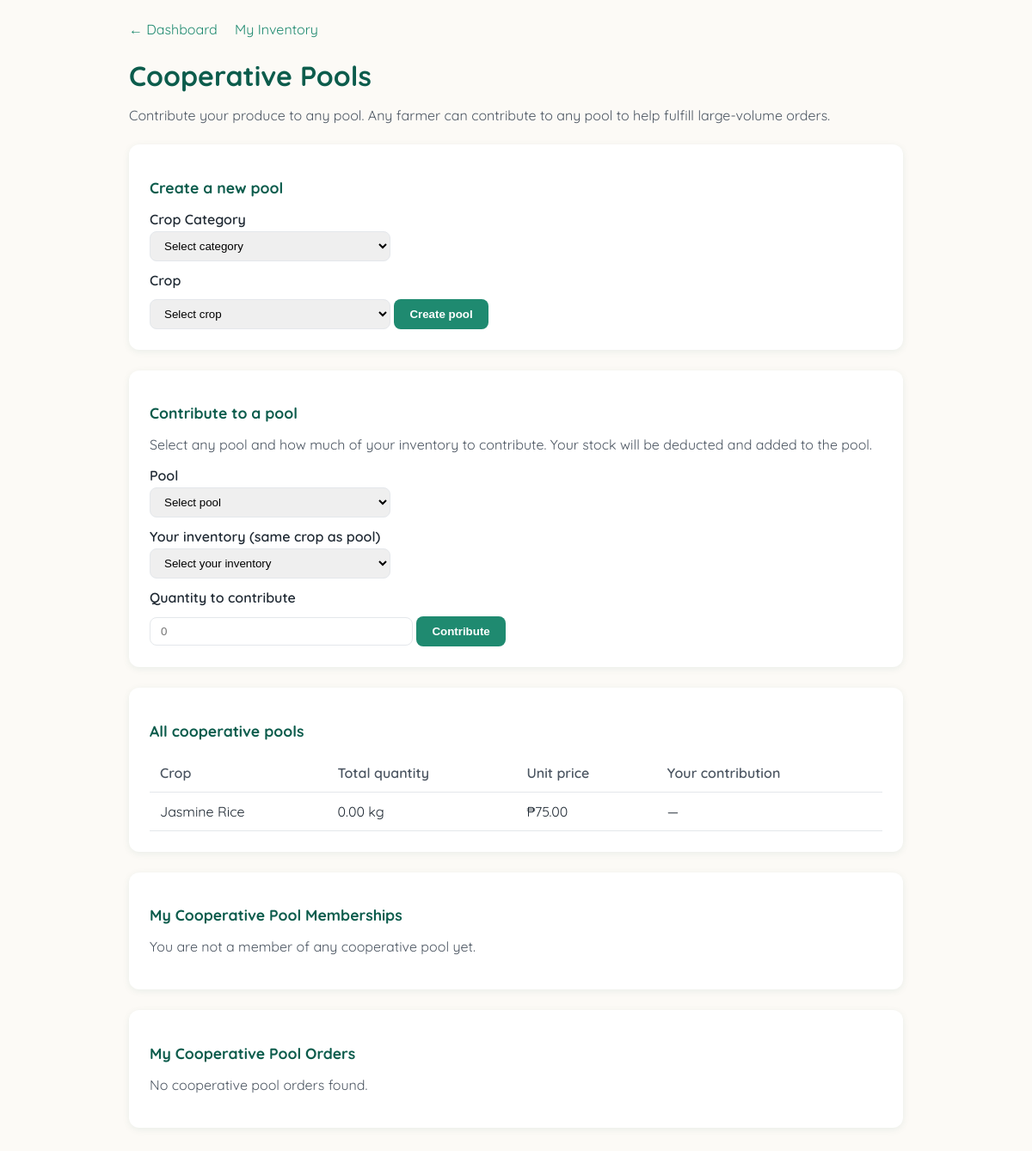
Screenshot of /farmer/cooperative.php (signed in) with the database file from the repository.
### tables this page shows
CREATE TABLE `cooperative_pools` (
  `pool_id` int(11) NOT NULL,
  `crop_id` int(11) NOT NULL,
  `total_quantity` decimal(10,2) DEFAULT NULL,
  `unit` enum('kg','g','pieces','sack','bundle') NOT NULL DEFAULT 'kg',
  `unit_price` decimal(10,2) DEFAULT NULL,
  `created_at` timestamp NULL DEFAULT current_timestamp(),
  `status` enum('Open','Closed','Archived') NOT NULL DEFAULT 'Open'
);

CREATE TABLE `crops` (
  `crop_id` int(11) NOT NULL,
  `category_id` int(11) NOT NULL DEFAULT 8,
  `crop_name` varchar(45) NOT NULL,
  `unit` enum('kg','g','pieces','sack','bundle') NOT NULL DEFAULT 'kg'
);

### farmer/cooperative.php (the view, shortened to what this page needs)
<?php
require_once __DIR__ . '/../includes/config.php';
$farmer_id = (int) $_SESSION['user_id'];
$has_unit_price = false;
$cols = $conn->query("SHOW COLUMNS FROM cooperative_pools LIKE 'unit_price'");
if ($cols && $cols->num_rows > 0) $has_unit_price = true;
$has_pool_status = false;
$cols = $conn->query("SHOW COLUMNS FROM cooperative_pools LIKE 'status'");
if ($cols && $cols->num_rows > 0) $has_pool_status = true;
$select_extras = ($has_unit_price ? ", p.unit_price" : "");
$status_select = $has_pool_status ? ", p.status" : "";
$sql = "SELECT p.pool_id, p.crop_id, p.total_quantity, c.crop_name, p.unit $select_extras $status_select
        FROM cooperative_pools p
        JOIN crops c ON p.crop_id = c.crop_id
        ORDER BY c.crop_name, p.pool_id";
$pools_result = $conn->query($sql);
$pools = $pools_result ? $pools_result->fetch_all(MYSQLI_ASSOC) : [];
$member_pools_sql = "
    SELECT p.pool_id, p.crop_id, p.total_quantity, c.crop_name, p.unit {$select_extras} {$status_select}
    FROM cooperative_pools p
    JOIN crops c ON p.crop_id = c.crop_id
    JOIN cooperative_members m ON p.pool_id = m.pool_id
    WHERE m.farmer_id = ?
    GROUP BY p.pool_id
    ORDER BY p.created_at DESC
";
$member_stmt = $conn->prepare($member_pools_sql);
$member_stmt->bind_param('i', $farmer_id);
$member_stmt->execute();
$member_pools = $member_stmt->get_result()->fetch_all(MYSQLI_ASSOC);
$my_contrib = [];
$coop_orders_sql = "
    SELECT
        o.order_id,
        o.order_date,
        o.order_status,
        SUM(oi.quantity * COALESCE(ci.price, cp.unit_price, 0)) AS total_amount
    FROM orders o
    JOIN order_items oi ON o.order_id = oi.order_id
    JOIN cooperative_members cm ON oi.pool_id = cm.pool_id
    LEFT JOIN crops_inventory ci ON oi.inventory_id = ci.inventory_id
    LEFT JOIN cooperative_pools cp ON oi.pool_id = cp.pool_id
    WHERE cm.farmer_id = ?
    GROUP BY o.order_id
    ORDER BY o.order_date DESC
";
$coop_orders_stmt = $conn->prepare($coop_orders_sql);
$coop_orders_stmt->bind_param('i', $farmer_id);
$coop_orders_stmt->execute();
$my_coop_orders = $coop_orders_stmt->get_result()->fetch_all(MYSQLI_ASSOC);
?>
<!DOCTYPE html>
<html lang="en">
<head>
</head>
<body>
<div class="container">
    <div class="nav">
        <a href="../index.php">← Dashboard</a>
        <a href="inventory.php">My Inventory</a>
    </div>
    <h1>Cooperative Pools</h1>
    <p class="subtitle">Contribute your produce to any pool. Any farmer can contribute to any pool to help fulfill large-volume orders.</p>
    <div class="card">
        <h2>Create a new pool</h2>
        <form method="post">
            <label>Crop Category</label>
            <select name="category_id" id="category_id" required>
                <option value="">Select category</option>
            </select>
            <label>Crop</label>
            <select name="crop_id" id="crop_id" required>
                <option value="">Select crop</option>
            </select>
            <button type="submit" class="btn">Create pool</button>
        </form>
    </div>
    <div class="card">
        <h2>Contribute to a pool</h2>
        <p style="color: var(--text-light); margin-bottom: 16px;">Select any pool and how much of your inventory to contribute. Your stock will be deducted and added to the pool.</p>
        <form method="post">
            <label>Pool</label>
            <select name="pool_id" id="pool_id" required>
                <option value="">Select pool</option>
            </select>
            <label>Your inventory (same crop as pool)</label>
            <select name="inventory_id" id="inventory_id" required>
                <option value="">Select your inventory</option>
            </select>
            <label>Quantity to contribute</label>
            <input type="number" name="quantity" id="quantity" step="0.01" min="0.01" required placeholder="0">
            <button type="submit" class="btn">Contribute</button>
        </form>
    </div>
    <div class="card">
        <h2>All cooperative pools</h2>
        <?php if (empty($pools)): ?>
            <p style="color: var(--text-light);">No pools yet. Create one above, then contribute.</p>
        <?php else: ?>
            <table>
                <thead>
                    <tr>
                        <th>Crop</th>
                        <th>Total quantity</th>
                        <?php if ($has_unit_price): ?><th>Unit price</th><?php endif; ?>
                        <th>Your contribution</th>
                    </tr>
                </thead>
                <tbody>
                    <?php foreach ($pools as $p): ?>
                        <tr>
                            <td><?= htmlspecialchars($p['crop_name']) ?></td>
                            <td><?= number_format((float)($p['total_quantity'] ?? 0), 2) ?> <?= htmlspecialchars($p['unit']) ?></td>
                            <?php if ($has_unit_price): ?>
                                <td><?= isset($p['unit_price']) && $p['unit_price'] != null ? '₱' . number_format((float)$p['unit_price'], 2) : '—' ?></td>
                            <?php endif; ?>
                            <td>
                                <?php if (isset($my_contrib[$p['pool_id']]) && $my_contrib[$p['pool_id']] > 0): ?>
                                    <span class="badge"><?= number_format($my_contrib[$p['pool_id']], 2) ?> <?= htmlspecialchars($p['unit']) ?></span>
                                <?php else: ?>
                                    —
                                <?php endif; ?>
                            </td>
                        </tr>
                    <?php endforeach; ?>
                </tbody>
            </table>
        <?php endif; ?>
    </div>
    <div class="card">
        <h2>My Cooperative Pool Memberships</h2>
        <?php if (empty($member_pools)): ?>
            <p style="color: var(--text-light);">You are not a member of any cooperative pool yet.</p>
        <?php endif; ?>
    </div>
    <div class="card">
        <h2>My Cooperative Pool Orders</h2>
        <?php if (empty($my_coop_orders)): ?>
            <p style="color: var(--text-light);">No cooperative pool orders found.</p>
        <?php endif; ?>
    </div>
</div>
</body>
</html>

### farmer/cooperative.php (style rules this page uses)
:root { --green-dark: #0c5c4c; --green: #1f8a70; --beige-light: #fcfaf6; --text: #1f2933; --text-light: #4c5662; --border: #e4e7eb; --radius: 12px; --shadow: 0 2px 8px rgba(12,92,76,0.08); }
body { font-family: 'Quicksand', sans-serif; background: var(--beige-light); color: var(--text); margin: 0; padding: 24px; }
.container { max-width: 900px; margin: 0 auto; }
h1 { color: var(--green-dark); margin-bottom: 8px; }
.subtitle { color: var(--text-light); margin-bottom: 24px; }
.card { background: #fff; border-radius: var(--radius); box-shadow: var(--shadow); padding: 24px; margin-bottom: 24px; }
.card h2 { font-size: 1.1rem; margin-bottom: 16px; color: var(--green-dark); }
table { width: 100%; border-collapse: collapse; }
th, td { text-align: left; padding: 12px; border-bottom: 1px solid var(--border); }
th { color: var(--text-light); font-weight: 600; }
label { display: block; font-weight: 600; margin-top: 12px; }
input, select { width: 100%; max-width: 280px; padding: 8px 12px; border: 1px solid var(--border); border-radius: 8px; margin-top: 4px; }
.btn { display: inline-block; padding: 10px 18px; background: var(--green); color: #fff; border: none; border-radius: 8px; cursor: pointer; font-weight: 600; text-decoration: none; margin-top: 12px; }
.nav { margin-bottom: 24px; }
.nav a { color: var(--green); text-decoration: none; margin-right: 16px; }

### rows the page displays
cooperative_pools: crop.crop_name "Jasmine Rice", total_quantity "0.00", unit "kg", unit_price "75.00"
